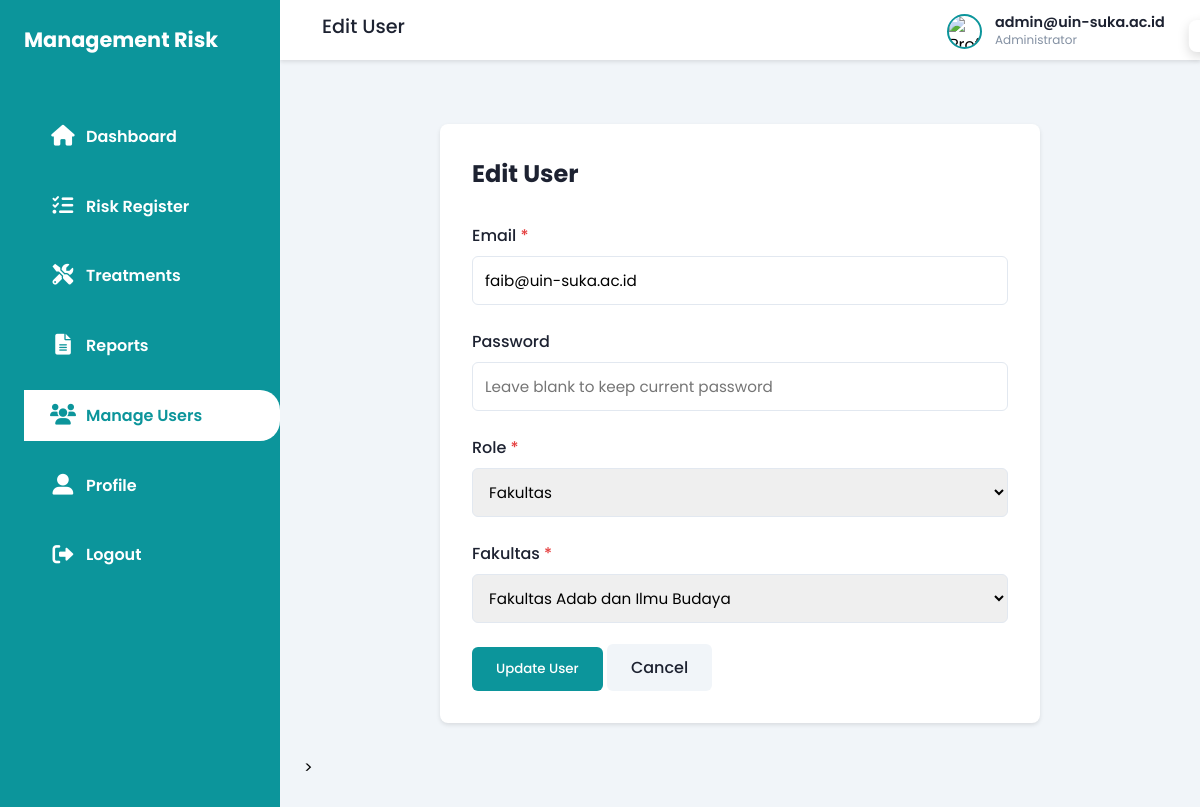
Page /users/edit?id=2 (signed in) on the committed database.
### tables this page shows
CREATE TABLE `users` (
  `id` int(11) NOT NULL,
  `email` varchar(255) NOT NULL,
  `password` varchar(64) NOT NULL COMMENT 'SHA256 encrypted',
  `role` enum('admin','fakultas') NOT NULL DEFAULT 'fakultas',
  `fakultas_id` int(11) DEFAULT NULL,
  `remember_token` varchar(100) DEFAULT NULL,
  `created_at` timestamp NOT NULL DEFAULT current_timestamp(),
  `last_login` timestamp NULL DEFAULT NULL,
  `profile_picture` varchar(255) DEFAULT 'default.jpg'
);

CREATE TABLE `fakultas` (
  `id` int(11) NOT NULL,
  `nama` varchar(255) NOT NULL,
  `kode` varchar(50) NOT NULL,
  `created_at` timestamp NOT NULL DEFAULT current_timestamp()
);

### app/Http/Controllers/UsersController.php (called while the page is built, shortened)
<?php
class UsersController
{
    private $service;
    public function __construct()
    {
        $this->service = new UserService();
    }
    public function edit()
    {
        $id = $_GET['id'] ?? null;
        $user = $this->service->findUserById($id);
        $conn = \Config\Database::getInstance()->getConnection();
        $faks = $conn->query("SELECT * FROM fakultas ORDER BY nama");
        $fakultasList = $faks ? $faks->fetch_all(\MYSQLI_ASSOC) : [];
        $userEdit = $user;
        require __DIR__ . '/../../../resources/views/users/edit.blade.php';
    }
}

### app/Router.php (called while the page is built, shortened)
<?php
class Router
{
    protected $routesGet = [];
    protected $routesPost = [];
    public function get($path, $action)
    {
        $this->routesGet[$path] = $action;
    }
    public function post($path, $action)
    {
        $this->routesPost[$path] = $action;
    }
    public function dispatch($method, $uri)
    {
        if ($method === 'GET') {
            if (isset($this->routesGet[$uri])) {
                return $this->callAction($this->routesGet[$uri]);
            }
        } elseif ($method === 'POST') {
            if (isset($this->routesPost[$uri])) {
                return $this->callAction($this->routesPost[$uri]);
            }
        }
    }
    protected function callAction($action)
    {
        if (is_callable($action)) {
            return call_user_func($action);
        } elseif (is_string($action)) {
            if (strpos($action, '@') !== false) {
                list($controller, $method) = explode('@', $action);
                $obj = new $controller();
                return $obj->$method();
            }
        }
    }
}

### public/index.php (called while the page is built, shortened)
<?php
$router = new \App\Router();
$router->get('/', function() {
    if (isset($_SESSION['user_id'])) {
        header('Location: '.$_SESSION['base_uri'].'/dashboard');
        exit;
    } else {
        header('Location: '.$_SESSION['base_uri'].'/login');
        exit;
    }
});
$router->get('/dashboard', function() {
    (new \App\Http\Middleware\AuthMiddleware())->handle();
    (new \App\Http\Controllers\DashboardController())->index();
 });
$router->get('/login', 'AuthController@showLogin');
$router->post('/login', 'AuthController@processLogin');
$router->get('/logout', 'AuthController@logout');
$router->get('/dashboard', 'DashboardController@index');
$router->get('/risk-register', 'RiskRegisterController@index');
$router->get('/risk-register/create', 'RiskRegisterController@create');
$router->post('/risk-register/store', 'RiskRegisterController@store');
$router->get('/risk-register/view', 'RiskRegisterController@view');
$router->get('/risk-register/edit', 'RiskRegisterController@edit');
$router->post('/risk-register/update', 'RiskRegisterController@update');
$router->get('/risk-register/delete', 'RiskRegisterController@delete');
$router->get('/treatments', 'TreatmentsController@index');
$router->get('/treatments/create', 'TreatmentsController@create');
$router->post('/treatments/store', 'TreatmentsController@store');
$router->get('/treatments/edit', 'TreatmentsController@edit');
$router->post('/treatments/update', 'TreatmentsController@update');
$router->get('/treatments/delete', 'TreatmentsController@delete');
$router->get('/reports', 'ReportsController@index');
$router->get('/reports/detail', 'ReportsController@detail');
$router->get('/reports/export', 'ReportsController@export');
$router->get('/users', 'UsersController@index');
$router->get('/users/create', 'UsersController@create');
$router->post('/users/store', 'UsersController@store');
$router->get('/users/edit', 'UsersController@edit');
$router->post('/users/update', 'UsersController@update');
$router->get('/users/delete', 'UsersController@delete');
$router->get('/profile', 'ProfileController@index');
$router->get('/profile/edit', 'ProfileController@edit');
$router->post('/profile/update', 'ProfileController@update');
$scriptName = $_SERVER['SCRIPT_NAME'];
$scriptDir  = str_replace("/index.php", "", $scriptName);
$requestUri = $_SERVER['REQUEST_URI'];
$method     = $_SERVER['REQUEST_METHOD'];
if (strpos($requestUri, '?') !== false) {
    $requestUri = explode('?', $requestUri)[0];
}
$path = str_replace($scriptDir, '', $requestUri);
$router->dispatch($method, $path);

### config/database.php (called while the page is built, shortened)
<?php
class Database
{
    private static $instance = null;
    private $connection;
    private function __construct()
    {
        $host = 'localhost';
        $user = 'root';
        $pass = '';
        $dbname = 'bbp_risk_management';
        $this->connection = new mysqli($host, $user, $pass, $dbname);
        $this->connection->set_charset("utf8mb4");
    }
    public static function getInstance()
    {
        if (!self::$instance) {
            self::$instance = new Database();
        }
        return self::$instance;
    }
    public function getConnection()
    {
        return $this->connection;
    }
}

### app/Services/UserService.php (called while the page is built, shortened)
<?php
class UserService implements UserInterface
{
    private $conn;
    public function __construct()
    {
        $this->conn = Database::getInstance()->getConnection();
    }
    public function findUserById($id)
    {
        $sql = "SELECT u.*, f.nama as fakultas_nama
                FROM users u
                LEFT JOIN fakultas f ON u.fakultas_id = f.id
                WHERE u.id = ?";
        $stmt = $this->conn->prepare($sql);
        $stmt->bind_param("i", $id);
        $stmt->execute();
        return $stmt->get_result()->fetch_assoc();
    }
}

### resources/views/users/edit.blade.php (the view, shortened to what this page needs)
<?php
global $userEdit, $fakultasList;
?>
<div class="form-container">
    <div class="form-header">
        <h1>Edit User</h1>
    </div>
    <form method="POST" action="<?= $_SESSION['base_uri'] ?>/users/update" class="user-form">
        <div class="form-group">
            <label class="required">Email</label>
            <input type="email" name="email" required value="<?= htmlspecialchars($userEdit['email']) ?>">
        </div>
        <div class="form-group">
            <label>Password</label>
            <input type="password" name="password" placeholder="Leave blank to keep current password">
        </div>
        <div class="form-group">
            <label class="required">Role</label>
            <select name="role" id="roleSelect">
                <option value="fakultas" <?= ($userEdit['role']=='fakultas' ? 'selected':'') ?>>Fakultas</option>
            </select>
        </div>
        <div id="fakultas-group" class="form-group">
            <label class="required">Fakultas</label>
            <select name="fakultas_id">
                <?php foreach($fakultasList as $f): ?>
                    <option value="<?= $f['id'] ?>"
                            <?= ($userEdit['fakultas_id']==$f['id']?'selected':'') ?>>
                        <?= htmlspecialchars($f['nama']) ?>
                    </option>
                <?php endforeach; ?>
            </select>
        </div>
        <div class="form-actions">
            <button type="submit" class="btn btn-primary">Update User</button>
            <a href="<?= $_SESSION['base_uri'] ?>/users" class="btn btn-secondary">Cancel</a>
        </div>
    </form>
</div>
<link rel="stylesheet" href="<?= $_SESSION['base_uri'] ?>/assets/css/users-form.css">
<script src="<?= $_SESSION['base_uri'] ?>/assets/js/users.js"></script>>
<?php
require __DIR__ . '/../../layouts/app.blade.php';

### public/assets/css/layout.css (style rules this page uses)
:root { --main-color: #0c959b; --color-dark: #1d2231; --text-grey: #8390a2; --black-pearl: #031716; --tiber: #043031; --atol: #0b7176; --blue-chill: #0c959b; --glacier: #6ba3be; --blue-dianne: #274d62; }
* { margin: 0; padding: 0; box-sizing: border-box; font-family: "Poppins", sans-serif; list-style: none; text-decoration: none; }
body { min-height: 100vh; background: #f1f5f9; }
.main-content h1, .main-content h2, .main-content h3 { margin-bottom: 0.5rem; color: var(--color-dark); }

### public/assets/css/users-form.css (style rules this page uses)
.form-container { background: white; border-radius: 8px; box-shadow: 0 2px 4px rgba(0,0,0,0.1); padding: 2rem; max-width: 600px; margin: 2rem auto; }
.form-header { display: flex; justify-content: space-between; align-items: center; margin-bottom: 2rem; }
.form-header h1 { font-size: 1.5rem; color: var(--color-dark); margin: 0; }
.form-group { margin-bottom: 1.5rem; }
.form-group label { display: block; margin-bottom: 0.5rem; font-weight: 500; color: var(--color-dark); }
.form-group input, .form-group select { width: 100%; padding: 0.75rem; border: 1px solid #e2e8f0; border-radius: 6px; font-size: 0.95rem; transition: border-color 0.2s ease; }
.required::after { content: ' *'; color: #e53e3e; }
.btn { padding: 0.75rem 1.5rem; border-radius: 6px; font-weight: 500; cursor: pointer; transition: all 0.2s ease; border: none; }
.btn-primary { background: var(--main-color); color: white; }
.btn-secondary { background: #f1f5f9; color: var(--color-dark); }

### rows in the picture
users: email "faib@uin-suka.ac.id", role "Fakultas", fakultas_id "Fakultas Adab dan Ilmu Budaya"

### other values in the picture
$pageTitle "Edit User"
$_SESSION['user_email'] "admin@uin-suka.ac.id"
